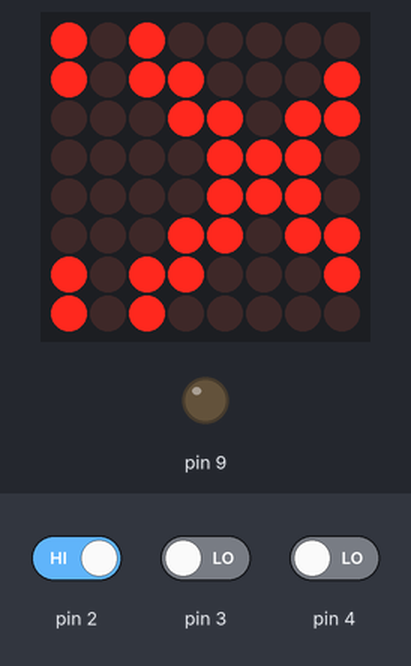
A sketch run on a simulated Arduino Uno, built with avr-gcc and run on an emulated ATmega328P. Shown: 8×8 LED matrix, output pins drawn as LEDs (lit = HIGH). Inputs (shaded band) come from the test bench; at power-on: pin 2 LOW, pin 3 LOW, pin 4 LOW.

1.3 s: pin 2 driven HIGH
Above: at 1.8 s.
Timing chart, 0 to 4.3 s (numbered marks = the images above; inputs shaded):
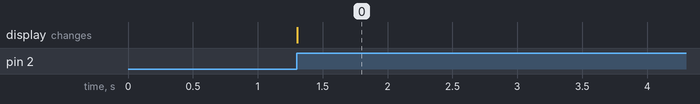

Measured:
- after the input at 1.3 s, the display: changes at once (image 0)

The sketch:

final_version.ino
```cpp
#include <Wire.h>
#include <Adafruit_GFX.h>
#include "Adafruit_LEDBackpack.h"

#ifndef _BV
  #define _BV(bit) (1<<(bit))
#endif

Adafruit_LEDBackpack matrix = Adafruit_LEDBackpack();

uint8_t counter = 0;
uint16_t delayTime = 1000;
uint64_t binaryAnd = 0b11111111;
bool buttonPressed = false;
int buttonState = 0;


const uint64_t checkmark[8] = {0x06, 0x0c, 0x18, 0x30, 0x60, 0xc0, 0x60, 0x30}; //green
const uint64_t xmark[8] = {0x82, 0xc6, 0x6c, 0x38, 0x38, 0x6c, 0xc6, 0x82}; //red
const uint64_t questionmark[8] = {0x00, 0x0c, 0x1e, 0xb2, 0xb2, 0x06, 0x04, 0x00}; //yellow
//const uint64_t checkmark = 0x3060c06030180c06;  //green
//const uint64_t xmark = 0x82c66c38386cc682;      //red
//const uint64_t questionMark = 0x000406b2b21e0c00;    //yellow

void clearMatrix(void) {
    for(int c=0; c < 8; c++){
        matrix.displaybuffer[c] = 0;
    }
}

void setup() {
    Serial.begin(9600);
    matrix.begin(0x70);  // pass in the address

    pinMode(2, INPUT);
    pinMode(3, INPUT);
    pinMode(4, INPUT);
    pinMode(9, OUTPUT);

    clearMatrix();

    binaryAnd = 0b11111111;
    matrix.writeDisplay();
}

void loop() {

    if(!buttonPressed){
        if(digitalRead(2) == 1){    //red button
            buttonState = 1;
            buttonPressed = true;
            delay(1);
        }
        else if (digitalRead(3) == 1){  //yellow button
            buttonState = 2;
            buttonPressed = true;
            delay(1);
        }
        else if (digitalRead(4) == 1){  //green button
            buttonState = 3;
            buttonPressed = true;
            delay(1);
        }
        else {
            buttonState = 0;
        }

        //if button is pressed, execute this and switch case
        if(buttonPressed){

            switch(buttonState){
                case 1: //red button

                    for(int i=0; i < 8; i++){
                        matrix.displaybuffer[i] = xmark[i];   //red portion
                        //binaryAnd = binaryAnd << 8;
                    }

                    break;

                case 2: //yellow button

                    for(int i=0; i < 8; i++){
                        matrix.displaybuffer[i] = questionmark[i];   //red portion
                        matrix.displaybuffer[i] |= questionmark[i] << 8; //green portion
                        //binaryAnd = binaryAnd << 8;
                    }

                    break;

                case 3: //green button

                    for(int i=0; i < 8; i++){
                        matrix.displaybuffer[i] = checkmark[i] << 8; //green portion
                        //binaryAnd = binaryAnd << 8;
                    }

                    break;

                default:
                break;
            }

            matrix.writeDisplay();
            binaryAnd = 0b11111111;
            counter++;
        }
    }

    if (buttonPressed){
        if (digitalRead(2) == 0 && digitalRead(3) == 0 && digitalRead(4) == 0){
            buttonPressed = false;
            delay(1);
        }
    }

}
```
